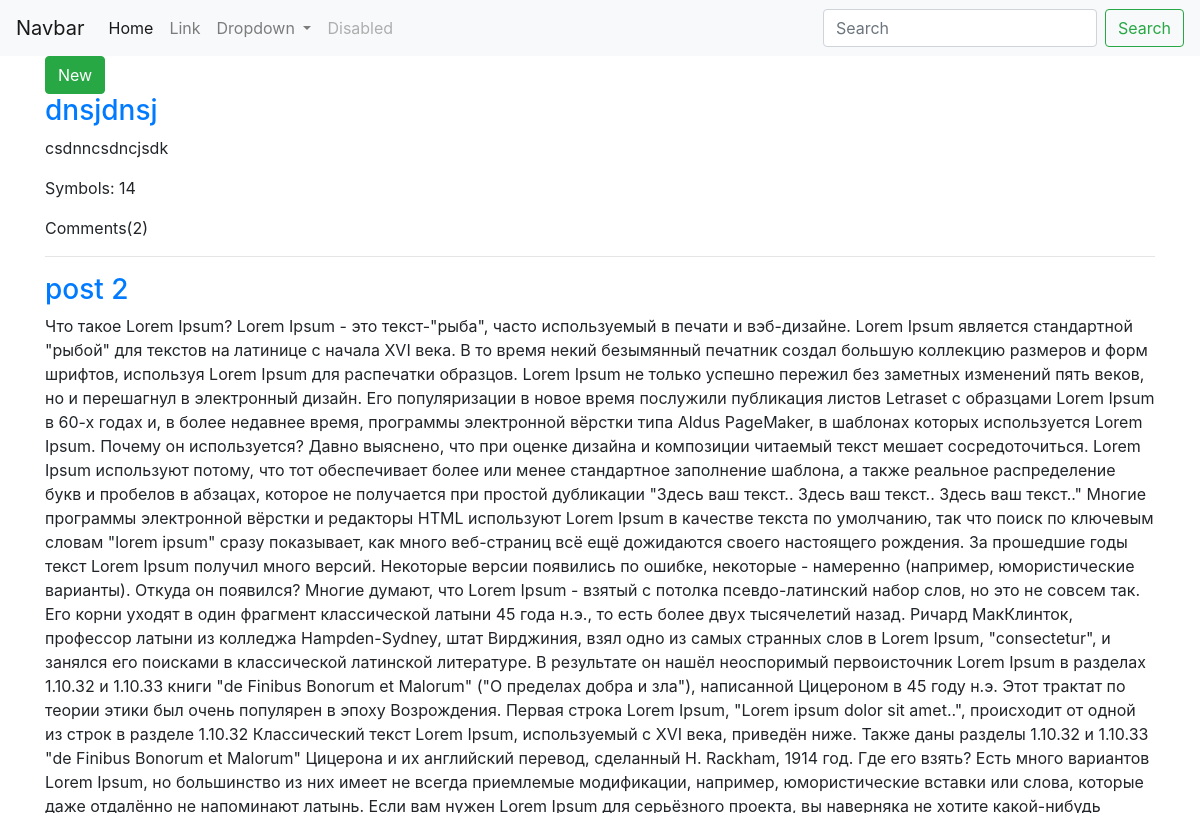
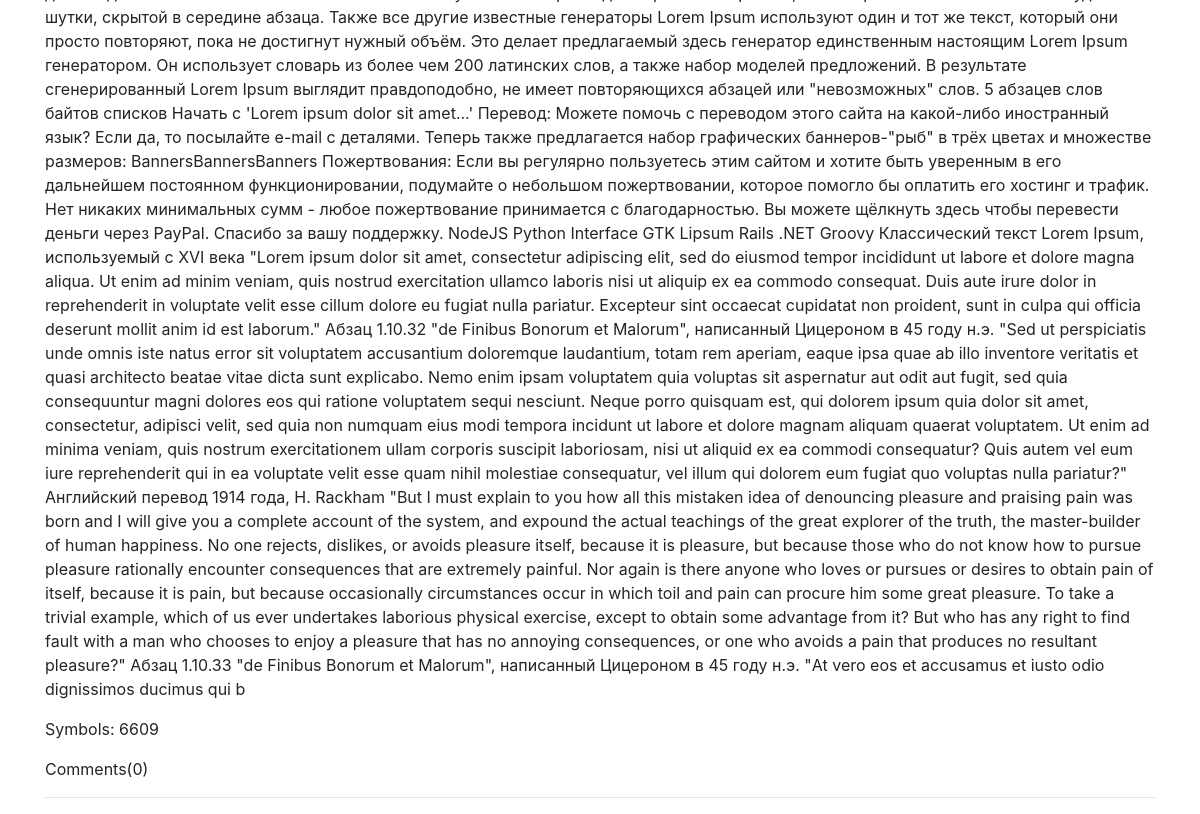
Before: / with the older database file (2 pictures, top to bottom).
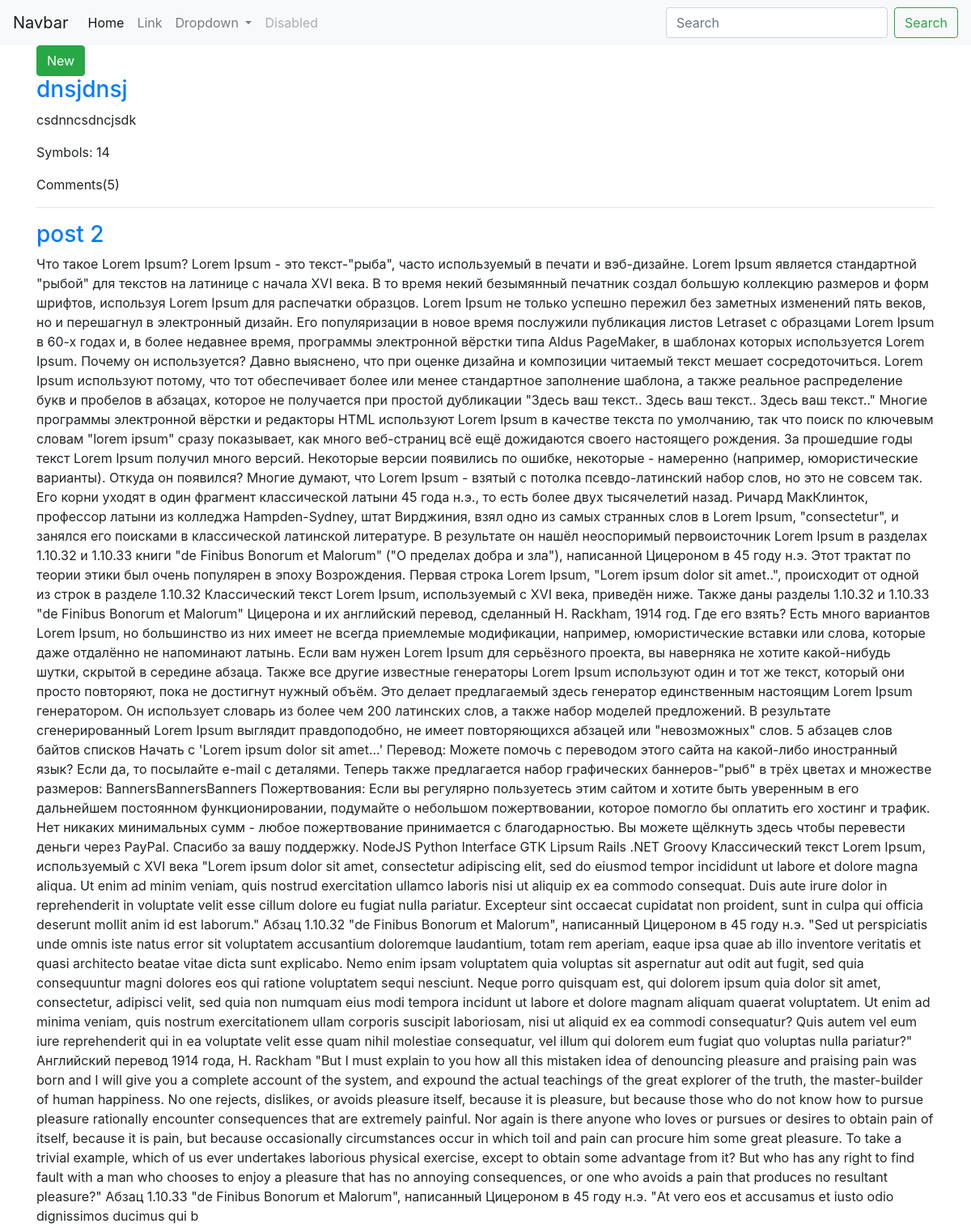
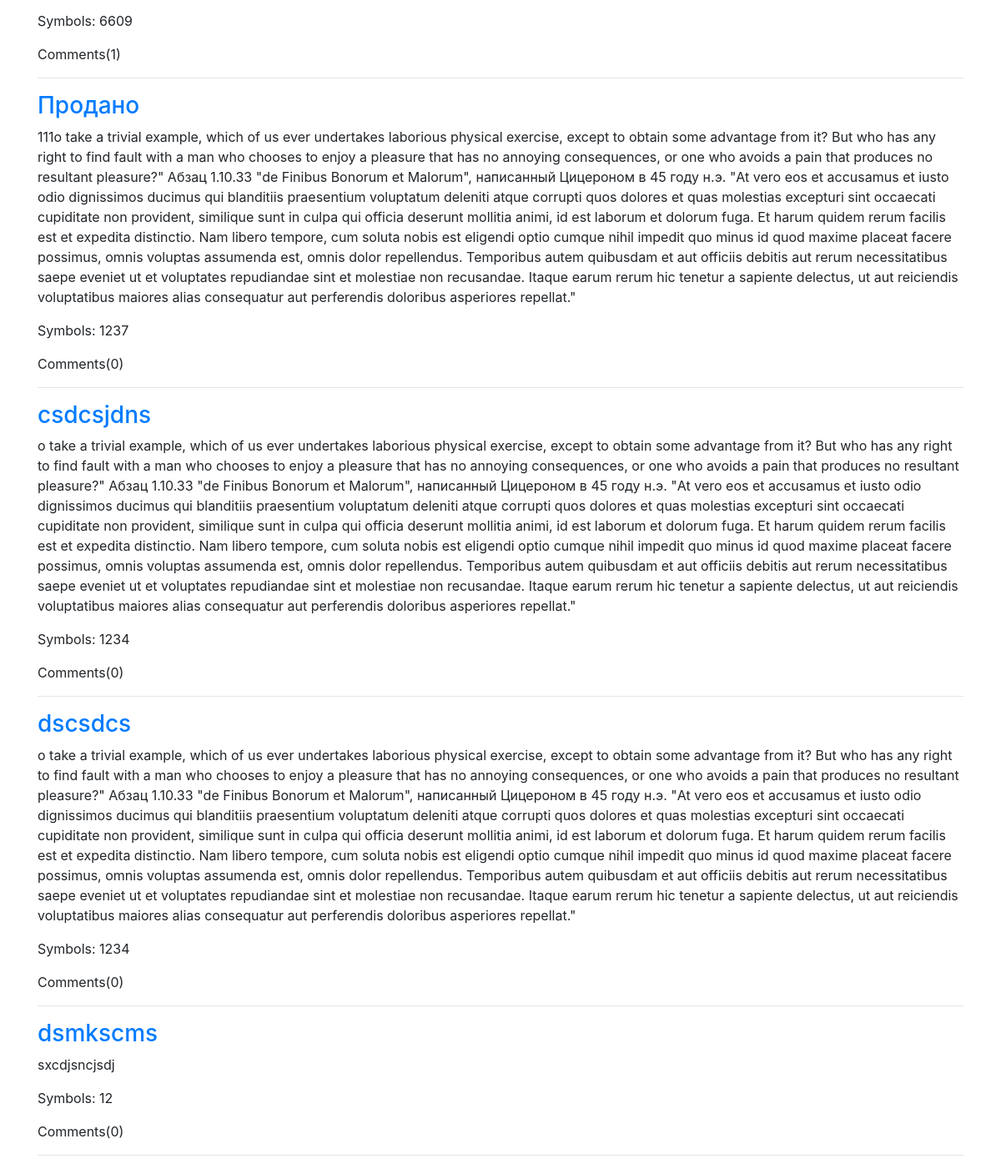
After: the same page with the newer database file (2 pictures, top to bottom).
### blogapp/models.py (models this page shows, shortened)
class Post(models.Model):
    title = models.CharField(max_length=120, verbose_name='title')
    text = models.TextField(verbose_name='post')
    posted_by = models.ForeignKey(User, verbose_name='author', on_delete=models.CASCADE)
    date = models.DateTimeField(auto_now=True)
    picture = models.ImageField(upload_to='post_pictures/', blank=True)
    def text_len(self):
        return len(self.text)
    def comments_quantity(self):
        return self.comment_set.count()

### blogapp/views.py (the view)
# urls.py: path('', PostList.as_view(), name='post_list'),
class PostList(ListView):
    model = Post
    template_name = 'index.html'

### templates/index.html
{% extends 'base.html' %}
{% block content %}
    <button class="btn btn-success" onclick="window.location.href='{% url 'new_post' %}'">New</button>
    {% for post in post_list %}
        <a href="{% url 'post' post.id %}"><h3>{{ post.title }}</h3></a>
        <p>{{ post.text }}</p>
        <p>Symbols: {{ post.text_len }}</p>
        <p>Comments({{ post.comments_quantity }})</p>
    <hr>
    {% endfor %}
{% endblock %}

### templates/base.html (shortened to what this page needs)
<!doctype html>
<html lang="en">
<head>
<link rel="stylesheet" href="https://stackpath.bootstrapcdn.com/bootstrap/4.3.1/css/bootstrap.min.css">
</head>
<body>
<nav class="navbar navbar-expand-lg navbar-light bg-light">
<a class="navbar-brand" href="#">Navbar</a>
<div class="collapse navbar-collapse" id="navbarSupportedContent">
<ul class="navbar-nav mr-auto">
<li class="nav-item active">
<a class="nav-link" href="#">Home <span class="sr-only">(current)</span></a>
</li>
<li class="nav-item">
<a class="nav-link" href="#">Link</a>
</li>
<li class="nav-item dropdown">
<a class="nav-link dropdown-toggle" href="#" id="navbarDropdown" role="button" data-toggle="dropdown" aria-haspopup="true" aria-expanded="false">
Dropdown
</a>
</li>
<li class="nav-item">
<a class="nav-link disabled" href="#" tabindex="-1" aria-disabled="true">Disabled</a>
</li>
</ul>
<form class="form-inline my-2 my-lg-0">
<input class="form-control mr-sm-2" type="search" placeholder="Search" aria-label="Search">
<button class="btn btn-outline-success my-2 my-sm-0" type="submit">Search</button>
</form>
</div>
</nav>
<div class="container">
    {% block content %}
    {% endblock %}
</div>
</body>
</html>

Changed rows visible on the page:
computed for Post "dnsjdnsj": comments_quantity "2" → "5"
computed for Post "post 2": comments_quantity "0" → "1"
added Post: title "Продано", text "111o take a trivial example, which of us ever undertakes laborious physical exercise, except to obtain some advantage from it? But who has any right to find fault with a man who chooses to enjoy a pleasure that has no annoying consequences, or one who avoids a pain that produces no resultant pleasure?\" Абзац 1.10.33 \"de Finibus Bonorum et Malorum\", написанный Цицероном в 45 году н.э. \"At vero eos et accusamus et iusto odio dignissimos ducimus qui blanditiis praesentium voluptatum deleniti atque corrupti quos dolores et quas molestias excepturi sint occaecati cupiditate non provident, similique sunt in culpa qui officia deserunt mollitia animi, id est laborum et dolorum fuga. Et harum quidem…", text_len "1237", comments_quantity "0"
added Post: title "csdcsjdns", text "o take a trivial example, which of us ever undertakes laborious physical exercise, except to obtain some advantage from it? But who has any right to find fault with a man who chooses to enjoy a pleasure that has no annoying consequences, or one who avoids a pain that produces no resultant pleasure?\" Абзац 1.10.33 \"de Finibus Bonorum et Malorum\", написанный Цицероном в 45 году н.э. \"At vero eos et accusamus et iusto odio dignissimos ducimus qui blanditiis praesentium voluptatum deleniti atque corrupti quos dolores et quas molestias excepturi sint occaecati cupiditate non provident, similique sunt in culpa qui officia deserunt mollitia animi, id est laborum et dolorum fuga. Et harum quidem…", text_len "1234", comments_quantity "0"
added Post: title "dscsdcs", text "o take a trivial example, which of us ever undertakes laborious physical exercise, except to obtain some advantage from it? But who has any right to find fault with a man who chooses to enjoy a pleasure that has no annoying consequences, or one who avoids a pain that produces no resultant pleasure?\" Абзац 1.10.33 \"de Finibus Bonorum et Malorum\", написанный Цицероном в 45 году н.э. \"At vero eos et accusamus et iusto odio dignissimos ducimus qui blanditiis praesentium voluptatum deleniti atque corrupti quos dolores et quas molestias excepturi sint occaecati cupiditate non provident, similique sunt in culpa qui officia deserunt mollitia animi, id est laborum et dolorum fuga. Et harum quidem…", text_len "1234", comments_quantity "0"
added Post: title "dsmkscms", text "sxcdjsncjsdj", text_len "12", comments_quantity "0"
